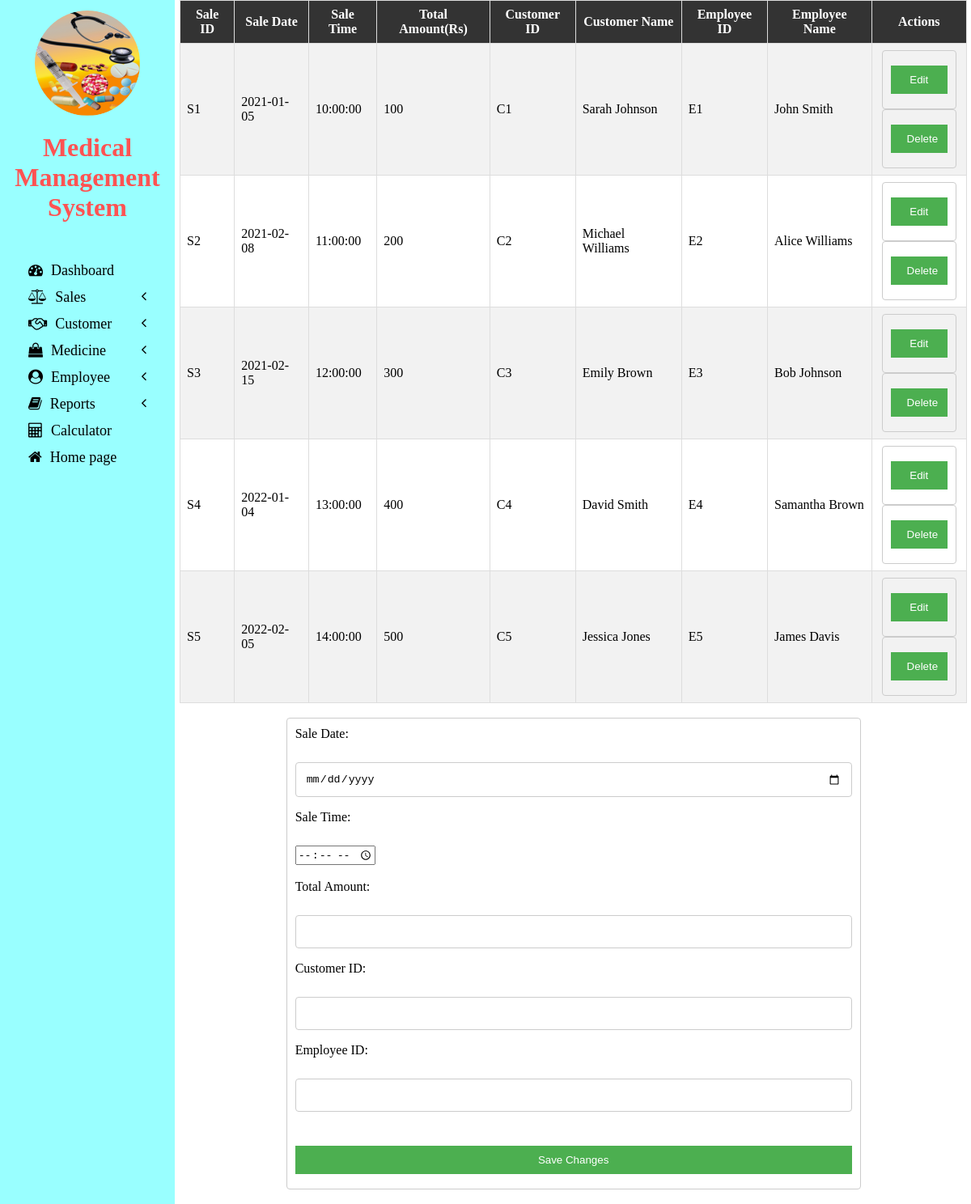
The page /employee/manage_invoice.php on the database its author committed.
### tables this page shows
create table SALES
(
    S_ID varchar(6),
    S_Date date not NULL,
    S_Time time not NULL, 
    Total_Amt int not NULL,
    C_ID varchar(6) not NULL,
    E_ID varchar(6) not NULL,
    primary key(S_ID),
    foreign key(E_ID) references EMPLOYEE(E_ID) on delete cascade,
    foreign key(C_ID) references CUSTOMER(C_ID) on delete cascade
);

create table CUSTOMER
(
    C_ID varchar(6),
    C_Fname varchar(30) not NULL,
    C_Lname varchar(30) not NULL,
    C_Address varchar(30) not NULL,
    C_Age int(11) not NULL,
    C_Sex varchar(6) not NULL,
    C_Phone decimal(10,0) not NULL unique,
    C_Mail varchar(40) not NULL unique,
    primary key(C_ID)
);

create table EMPLOYEE
(
    E_ID varchar(6) not NULL,
    E_Name varchar(30) not NULL,
    E_Mail varchar(40) not NULL,
    E_Phone decimal(10,0) not NULL,
    E_Role varchar(15) not NULL,
    E_Bdate date not NULL,
    E_Type varchar(15) not NULL,
    E_Jdate date not NULL,
    E_Sex varchar(6) not NULL,
    E_Salary int not NULL,
    E_Add varchar(40) not NULL,
    primary key(E_ID)
);

### employee/manage_invoice.php (the view, shortened to what this page needs)
  <head>
  </head>
<link rel="stylesheet" href="manage.css" type="text/css">
<div class = "rightbox">
<?php
$conn = mysqli_connect('localhost', 'root', '', 'medical');
$select_query = "SELECT s.*, c.C_Fname AS Customer_Name, c.C_Lname AS Customer_LName, e.E_Name AS Employee_Name FROM SALES s JOIN CUSTOMER c ON s.C_ID=c.C_ID JOIN EMPLOYEE e ON s.E_ID=e.E_ID";
$result = mysqli_query($conn, $select_query);
?>
 <table>
  <tr>
    <th>Sale ID</th>
    <th>Sale Date</th>
    <th>Sale Time</th>
    <th>Total Amount(Rs)</th>
    <th>Customer ID</th>
    <th>Customer Name</th>
    <th>Employee ID</th>
    <th>Employee Name</th>
    <th>Actions</th>
  </tr>
  <?php while ($row = mysqli_fetch_assoc($result)) { ?>
  <tr>
    <td><?php echo $row['S_ID']; ?></td>
    <td><?php echo $row['S_Date']; ?></td>
    <td><?php echo $row['S_Time']; ?></td>
    <td><?php echo $row['Total_Amt']; ?></td>
    <td><?php echo $row['C_ID']; ?></td>
    <td><?php echo $row['Customer_Name'] . ' ' . $row['Customer_LName']; ?></td>
    <td><?php echo $row['E_ID']; ?></td>
    <td><?php echo $row['Employee_Name']; ?></td>
    <td>
      <form method="post" action="<?php echo htmlspecialchars($_SERVER["PHP_SELF"]);?>">
        <button type="submit" class="btn" name="edit">Edit</button>
      </form>
      <form method="post" action="<?php echo htmlspecialchars($_SERVER["PHP_SELF"]);?>">
        <button type="submit" class="btn" name="delete">Delete</button>
      </form>
    </td>
  </tr>
  <?php } ?>
</table>
<?php
$s_date = "";
$s_time = "";
$total_amt = "";
$c_id = "";
$e_id = "";
?>
<br>
<form method="post" action="<?php echo htmlspecialchars($_SERVER["PHP_SELF"]);?>">
  <label for="s_date">Sale Date:</label><br>
  <input type="date" name="s_date" value="<?php echo $s_date; ?>"><br>
  <label for="s_time">Sale Time:</label><br>
  <input type="time" name="s_time" value="<?php echo $s_time; ?>"><br><br>
  <label for="total_amt">Total Amount:</label><br>
  <input type="text" name="total_amt" value="<?php echo $total_amt; ?>"><br>
  <label for="c_id">Customer ID:</label><br>
  <input type="text" name="c_id" value="<?php echo $c_id; ?>"><br>
  <label for="e_id">Employee ID:</label><br>
  <input type="text" name="e_id" value="<?php echo $e_id; ?>"><br><br>
  <button type="submit" class="btn" name="save_changes">Save Changes</button>
</form>
<br>
</div>

### employee/sidenav/sidenav.css (style rules this page uses)
.rightbox { float:right; width:81.9%; height:100%; }
.sidenav { width: 18%; height: 100%; background-color: #99ffff; position: fixed; z-index: 1; flex: 1 0 auto; }
.card { width: 100%; height: 100%; top: 0; border-radius: 0; background-color: #99ffff; }
.logo img { display: block; margin-left: auto; margin-right: auto; width: 60%; padding-top: 6%; }
.logo .logo-caption { font-family: 'Poiret One', cursive; color: black; text-align: center; margin-bottom: 20%; }
.logo .tweak { color: #ff5252; font-weight: bold; }
.main-menu-item { padding: 6px 35px; cursor: pointer; }
.main-menu-item > a { color: black; text-decoration: none; font-size: 18px; }
.main-menu-item > a > span { margin-left: 10px; }

### employee/manage.css (style rules this page uses)
table { width: 99%; margin: 0 auto; border-collapse: collapse; }
th, td { border: 1px solid #ddd; padding: 8px; }
tr:nth-child(even) { background-color: #f2f2f2; }
th { background-color: #333; color: white; }
button.btn { background-color: #4CAF50; color: white; padding: 10px 20px; margin: 8px 0; border: none; cursor: pointer; width: 100%; }
form { width: 70%; margin: 0 auto; text-align: left; background-color: #ffffe6; padding: 10px; border: 1px solid #ccc; border-radius: 4px; }
label { display: block; margin-bottom: 8px; }
input[type="text"], input[type="date"], select { width: 100%; padding: 12px; border: 1px solid #ccc; border-radius: 4px; box-sizing: border-box; margin-bottom: 16px; resize: vertical; }

### rows shown on the page
sales: S_ID "S1", S_Date "2021-01-05", S_Time "10:00:00", Total_Amt "100", C_ID "C1", C_ID.C_Fname "Sarah", C_ID.C_Lname "Johnson", E_ID "E1", E_ID.E_Name "John Smith"
sales: S_ID "S2", S_Date "2021-02-08", S_Time "11:00:00", Total_Amt "200", C_ID "C2", C_ID.C_Fname "Michael", C_ID.C_Lname "Williams", E_ID "E2", E_ID.E_Name "Alice Williams"
sales: S_ID "S3", S_Date "2021-02-15", S_Time "12:00:00", Total_Amt "300", C_ID "C3", C_ID.C_Fname "Emily", C_ID.C_Lname "Brown", E_ID "E3", E_ID.E_Name "Bob Johnson"
sales: S_ID "S4", S_Date "2022-01-04", S_Time "13:00:00", Total_Amt "400", C_ID "C4", C_ID.C_Fname "David", C_ID.C_Lname "Smith", E_ID "E4", E_ID.E_Name "Samantha Brown"
sales: S_ID "S5", S_Date "2022-02-05", S_Time "14:00:00", Total_Amt "500", C_ID "C5", C_ID.C_Fname "Jessica", C_ID.C_Lname "Jones", E_ID "E5", E_ID.E_Name "James Davis"
